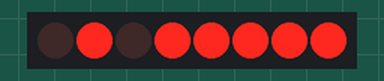
Bench run of a sketch on a simulated Arduino Uno, built with avr-gcc and run on an emulated ATmega328P. Parts: 8 shift-register outputs drawn as a row of LEDs (first output left, lit = HIGH). Wiring (inferred from the names in the program): shift register (74HC595): data pin 2; shift clock pin 3; latch pin 4. Wiring (inferred from the signals the program sends): row of LEDs: on Q0, Q1, Q2, Q3, Q4, Q5, Q6, Q7.

Above: at 0.1 s.
At 60.6 s:
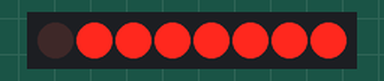
Timing chart, 0 to 122.1 s (numbered marks = the images above):
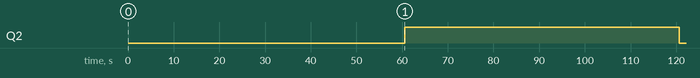

Measured:
- by itself, Q2: LOW → HIGH at 60.6 s, → LOW 60.1 s later

The sketch:

ClockShield.ino
```cpp
//Pin connected to SER (Pin 14) of 74HC595
#define DATA 2
//Pin connected to SCK (Pin 11) of 74HC595
#define CLOCK 3
//Pin connected to RCK (Pin 12) of 74HC595
#define LATCH 4
//Pin connected to the colon pin of the display
#define COLON 5
//Pin connected to HOUR button
#define HOUR_BUTTON 6
//Pin connected to MIN button
#define MIN_BUTTON 7

// With prescalar of 1024, TCNT1 increments 15,625 times per second
// 65535 - 15625 = 49910 ==> 1 s interval
// 65535 - 7812 = 57723 ==> 0,5 s interval
// The intervals below have been determined by testing on my boards. Drifts caused by tolerances
// of parts causes variances in cycles. These variances are thus compensated.
//#define TIMER1_SECOND_START 49911
#define TIMER1_SECOND_START 57718

volatile byte Hours = 15;
volatile byte Minutes = 40;
volatile byte Seconds = 0;
volatile byte aDigits[4] = {0, 0, 0, 0};
volatile boolean aDigitState[4] = {HIGH, HIGH, HIGH, HIGH};
volatile byte currentDigit = 0;
volatile boolean ticked = false;
volatile boolean HoursUpdated = true;
volatile boolean MinutesUpdated = true;
volatile boolean BlinkMinutes = false;
volatile boolean BlinkHours = false;

void setup() {
  //set pins to output because they are addressed in the main loop
  pinMode(LATCH, OUTPUT);
  pinMode(CLOCK, OUTPUT);
  pinMode(DATA, OUTPUT);
  pinMode(COLON, OUTPUT);
  digitalWrite(COLON, LOW);

  cli();		// disable global interrupts

  // initialize Timer1
  TCCR1A = 0;		// set entire TCCR1A register to 0
  TCCR1B = 0;		// same for TCCR1B

  // Set CS10 and CS12 bits for 1024 prescaler:
  TCCR1B |= (1 << CS12) | (1 << CS10);
  // enable timer overflow interrupt:
  TIMSK1 &= ~(1 << TOIE1); // clear TOIE1
  TIMSK1 |= (1 << TOIE1); // set TOIE1
  // With prescalar of 1024, TCNT1 increments 15,625 times per second
  // 65535 - 15625 = 49910 ==> 1 s interval
  // 65535 - 7812 = 57723 ==> 0,5 s interval
  TCNT1 = TIMER1_SECOND_START;

  // Disable the timer2 overflow interrupt
  TIMSK2 &= ~(1 << TOIE2);

  // Set timer2 to normal mode
  TCCR2A &= ~((1 << WGM21) | (1 << WGM20));
  TCCR2B &= ~(1 << WGM22);

  // Use internal I/O clock
  ASSR &= ~(1 << AS2);

  // Disable compare match interrupt
  TIMSK2 &= ~(1 << OCIE2A);

  // Prescalar is clock divided by 128
  TCCR2B |= (1 << CS22);
  TCCR2B &= ~(1 << CS21);
  TCCR2B |= (1 << CS20);

  // Start the counting at 0
  TCNT2 = 0;

  // Enable the timer2 overflow interrupt
  TIMSK2 |= (1 << TOIE2);

  sei();			// enable global interrupts

}

void loop() {

  while (true) {

    // calculate the new digits once the hours or minutes are updated
    if (MinutesUpdated) {
      aDigits[0] = Minutes % 10;
      aDigits[1] = Minutes / 10;
      MinutesUpdated = false;
    }
    if (HoursUpdated) {
      aDigits[2] = Hours % 10;
      aDigits[3] = Hours / 10;
      HoursUpdated = false;
    }

    // check if any of the buttons is pressed

  }
}

// Timer 1 interrupt.
// This part is run every 0,5 sec. I.e. we update the seconds only every second run.
// But on every run we toggle the colon which results in a blinking one (0,5 sec off and 0,5 sec on).
ISR(TIMER1_OVF_vect) {
  TCNT1 = TIMER1_SECOND_START;

  if (ticked) {
    ticked = ~(ticked);
    digitalWrite(COLON, LOW);
    Seconds++;
    if (Seconds == 60) {
      Seconds = 0;
      Minutes++;
      MinutesUpdated = true;
      if (Minutes == 60) {
        Minutes = 0;
        Hours++;
        HoursUpdated = true;
        if (Hours == 24) {
          Hours = 0;
        }
      }
    }
    // shall we blink minutes?
    if (BlinkMinutes) {
      aDigitState[0] = HIGH;
      aDigitState[1] = HIGH;
    }
    // shall we blink hours?
    if (BlinkHours) {
      aDigitState[2] = HIGH;
      aDigitState[3] = HIGH;
    }
  } else {
    ticked = ~(ticked);
    digitalWrite(COLON, HIGH);
    // shall we blink minutes?
    if (BlinkMinutes) {
      aDigitState[0] = LOW;
      aDigitState[1] = LOW;
    }
    // shall we blink hours?
    if (BlinkHours) {
      aDigitState[2] = LOW;
      aDigitState[3] = LOW;
    }
  }

}

// This is the display interrupt to implement multiplexing of the digits.
ISR(TIMER2_OVF_vect) {
  byte data = 0;

  TCNT2 = 0;

  if (++currentDigit > 3) {
    currentDigit = 0;
  }

  // Upper 4 bits of data are the value for the current digit.
  // They are loaded into shift register outputs QA-QD
  data = (aDigits[currentDigit] << 4);

  // Lower 4 bits 3-0 represent which digit to turn on.
  // 3 is most significant digit, 0 is least
  // They are loaded into shift register outputs QE-QH
  // Digit transistors are active low, so set them all high
  data |= 0x0F;

  // now turn off the bit for digit we want illuminated.
  if (aDigitState[currentDigit] == HIGH) {
    // digit should be illuminated --> bit off
    data &= ~(1 << currentDigit);
  }

  digitalWrite(LATCH, LOW);
  shiftOut(DATA, CLOCK, LSBFIRST, data);
  digitalWrite(LATCH, HIGH);
}
```
